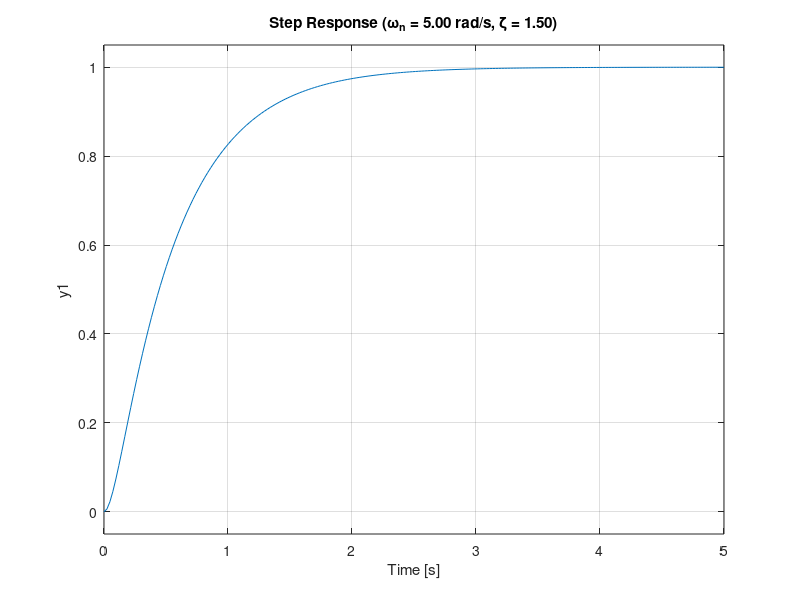
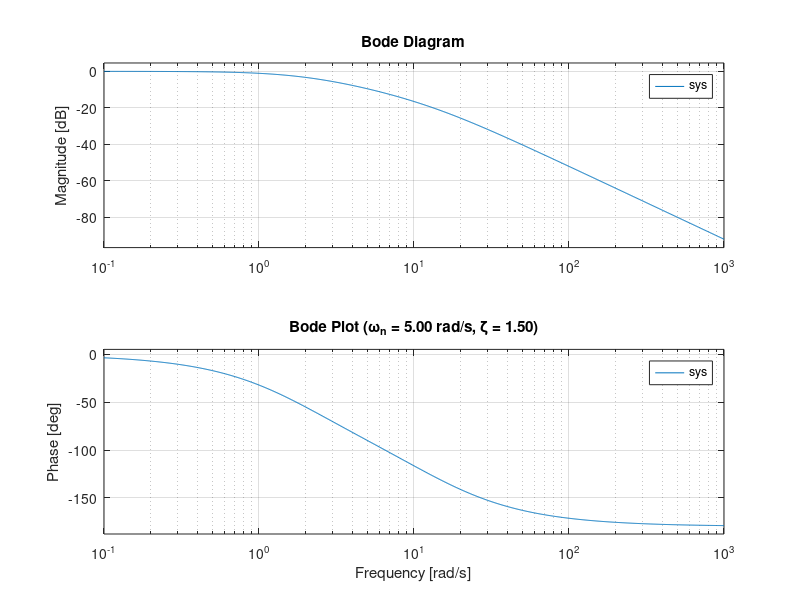
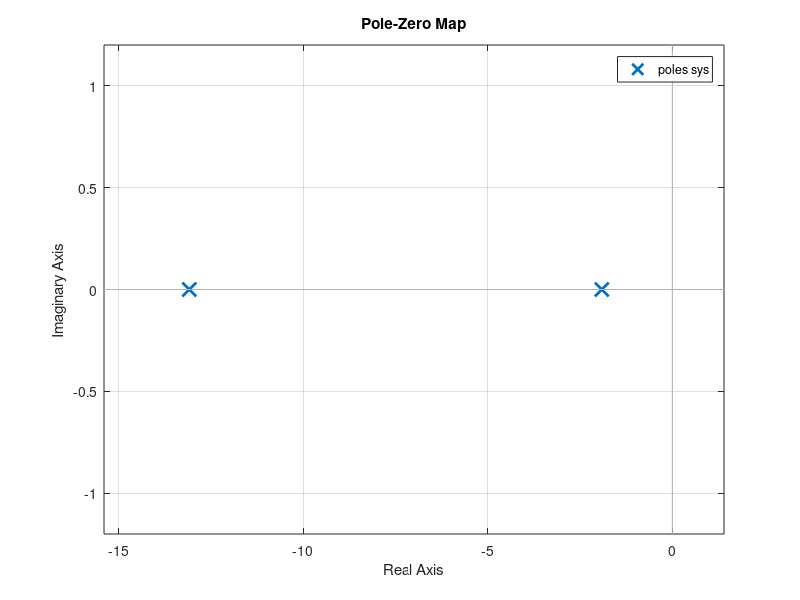

Here is the MATLAB script that generated these plots, in order:
% Second-order system demo
% Transfer function: H(s) = wn^2 / (s^2 + 2*zeta*wn*s + wn^2)

clear; clc; close all;

% Define parameters
wn = 5;      % Natural frequency (rad/s)
zeta = 1.5;  % Damping ratio

% Create transfer function
num = [wn^2];
den = [1 2*zeta*wn wn^2];
sys = tf(num, den);

% Step response
figure;
step(sys, 5); % 5 seconds simulation
grid on;
title(sprintf('Step Response (\\omega_n = %.2f rad/s, \\zeta = %.2f)', wn, zeta));

% Frequency response
figure;
bode(sys);
grid on;
title(sprintf('Bode Plot (\\omega_n = %.2f rad/s, \\zeta = %.2f)', wn, zeta));

% Optional: Pole-zero map
figure;
pzmap(sys);
grid on;
title('Pole-Zero Map');
